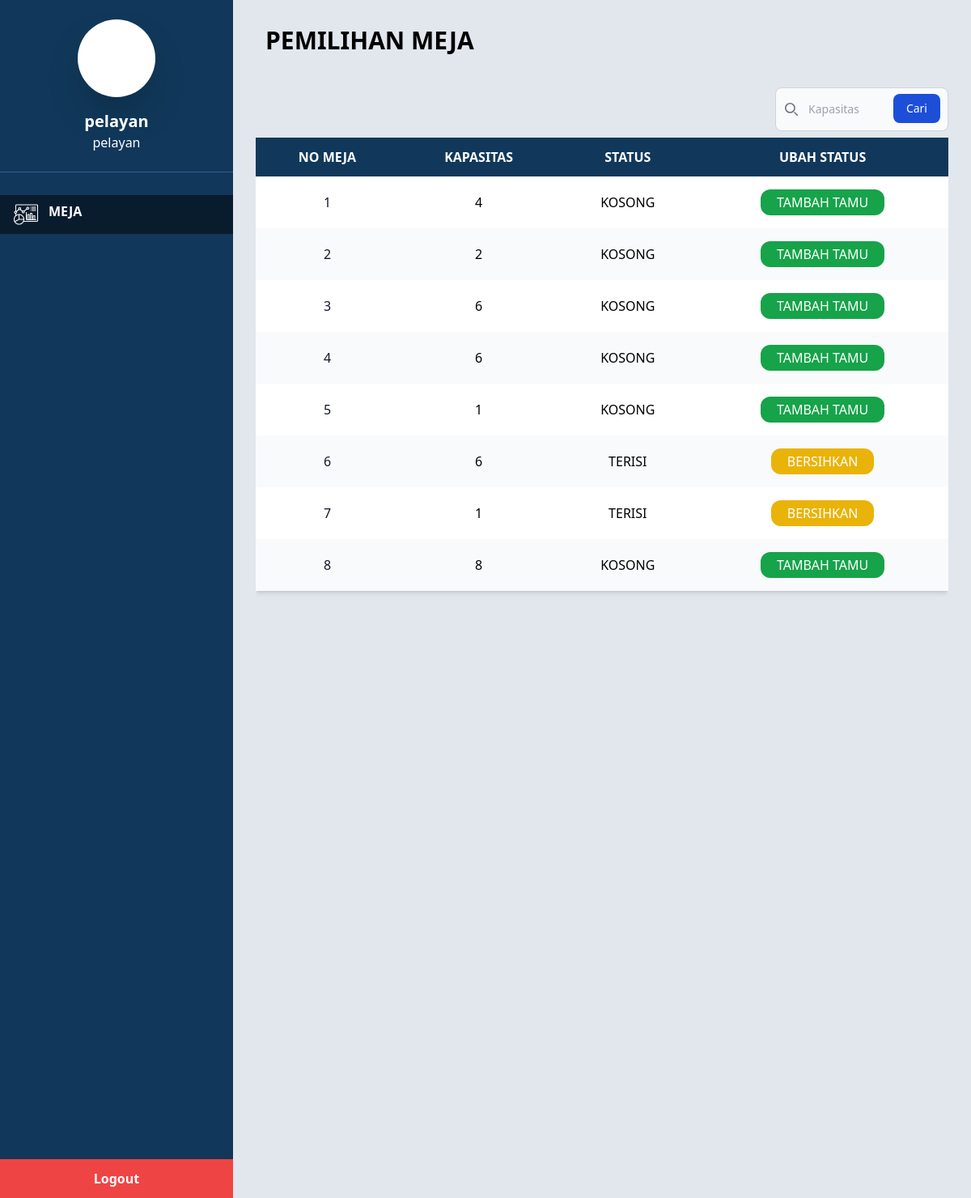
/public/pages/pelayan/meja.php (signed in), run on the app's committed database.
### tables this page shows
CREATE TABLE `karyawan` (
  `id_karyawan` int(11) NOT NULL,
  `nama` varchar(100) DEFAULT NULL,
  `kontak` varchar(15) DEFAULT NULL,
  `jabatan` enum('pelayan','koki','kasir','manager') DEFAULT NULL,
  `password_karyawan` varchar(255) DEFAULT NULL,
  `alamat` varchar(255) DEFAULT NULL
);

CREATE TABLE `meja` (
  `id_meja` int(11) NOT NULL,
  `nomor_meja` int(11) DEFAULT NULL,
  `kapasitas` int(11) DEFAULT NULL,
  `status_meja` enum('Sedia','Ditempati') DEFAULT NULL
);

### public/pages/pelayan/meja.php (the view, shortened to what this page needs)
<?php
include "../koneksi.php";
$id_karyawan = $_SESSION['id_karyawan'];
$query = "SELECT nama, jabatan FROM karyawan WHERE id_karyawan = ?";
$stmt = $conn->prepare($query);
$stmt->bind_param("i", $id_karyawan);
$stmt->execute();
$result = $stmt->get_result();
if ($result->num_rows > 0) {
  $pegawai = $result->fetch_assoc();
  if (isset($pegawai['nama']) && isset($pegawai['jabatan'])) {
    $nama = $pegawai['nama'];
    $jabatan = $pegawai['jabatan'];
  } else {
    die('Data pegawai tidak lengkap.');
  }
} else {
  die('Data pegawai tidak ditemukan.');
}
$kapasitasCari = '';
if ($kapasitasCari !== '') {
  $query = "SELECT nomor_meja, kapasitas, status_meja FROM meja WHERE kapasitas LIKE ?";
  $param = "%$kapasitasCari%";
  $stmt = $conn->prepare($query);
  $stmt->bind_param("s", $param);
} else {
  $query = "SELECT nomor_meja, kapasitas, status_meja FROM meja";
  $stmt = $conn->prepare($query);
}
$stmt->execute();
$result = $stmt->get_result();
$mejaData = [];
while ($row = $result->fetch_assoc()) {
  $mejaData[] = $row;
}
?>
<!DOCTYPE html>
<html lang="en">
<head>
  <link href="./../../css/output.css" rel="stylesheet">
</head>
<body class="bg-gray-100 font-sans antialiased">
  <div class="flex">
    <div class="w-72 bg-[#11385a] text-white flex flex-col h-screen">
      <div class="flex items-center justify-center p-6 border-b border-[#355e91]">
        <div class="text-center">
          <div class="w-24 h-24 bg-white rounded-full mx-auto shadow-2xl"></div>
          <h2 class="mt-4 text-xl font-semibold"><?php echo htmlspecialchars($nama); ?></h2>
          <p><?php echo htmlspecialchars($jabatan); ?></p>
        </div>
      </div>
      <nav class="flex flex-col mt-6 ">
        <a href="./meja.php" class="px-4 py-2 my-1 flex flex-row font-semibold bg-[#091c2d]">
          <img src="./../../image/dashboard.png" class="w-8 mr-3" alt="">
          <div class="">MEJA</div>
        </a>
      </nav>
      <div class="flex flex-col mt-auto text-center">
        <button id="logoutButton" class="p-3 font-bold bg-red-500 text-white hover:bg-red-600">Logout</button>
      </div>
    </div>
    <div class="flex-1 overflow-hidden h-screen bg-[#e2e6ed] overflow-y-auto">
      <div class="w-full text-3xl my-8 font-semibold mx-10">
        PEMILIHAN MEJA
      </div>
      <div class="grid grid-cols-4 mt-10 mx-7">
        <div></div>
        <div></div>
        <div>
          <div>
            <form method="POST" class="flex justify-end px-">
              <div class="relative">
                <div class="absolute inset-y-0 start-0 flex items-center ps-3 pointer-events-none">
                </div>
                <input type="number" name="kapasitas" id="default-search" class="block w-full p-4 ps-10 text-sm text-gray-900 border border-gray-300 rounded-lg bg-gray-50" placeholder="Kapasitas" value="<?php echo htmlspecialchars($kapasitasCari); ?>" />
                <button type="submit" class="text-white absolute end-2.5 bottom-2.5 bg-blue-700 hover:bg-blue-800 focus:ring-4 focus:outline-none focus:ring-blue-300 font-medium rounded-lg text-sm px-4 py-2 dark:bg-blue-600 dark:hover:bg-blue-700 dark:focus:ring-blue-800">Cari</button>
              </div>
            </form>
          </div>
        </div>
      </div>
      <div class="mt-2 mx-7 h-screen overflow-y-scroll">
        <div class="relative shadow-md">
          <table class="w-full">
            <thead class="uppercase bg-[#11385a] text-white">
              <tr>
                <th scope="col" class="px-6 py-3">No Meja</th>
                <th scope="col" class="px-6 py-3">Kapasitas</th>
                <th scope="col" class="px-6 py-3">Status</th>
                <th scope="col" class="px-6 py-3">Ubah Status</th>
              </tr>
            </thead>
            <tbody>
              <?php foreach ($mejaData as $meja): ?>
              <tr class="odd:bg-white even:bg-gray-50 text-center">
                <th scope="row" class="px-6 py-4 font-medium text-gray-900 whitespace-nowrap"><?php echo htmlspecialchars($meja['nomor_meja']); ?></th>
                <td class="px-6 py-4"><?php echo htmlspecialchars($meja['kapasitas']); ?></td>
                <td class="px-6 py-4">
                  <?php echo $meja['status_meja'] == 'Sedia' ? 'KOSONG' : 'TERISI'; ?>
                </td>
                <td class="px-6 py-4">
                  <?php if ($meja['status_meja'] == 'Sedia'): ?>
                    <button type="button" class="bg-green-600 px-5 py-1 mx-1 rounded-xl font-medium text-white" onclick="confirmChange('tambah_tamu', '<?php echo htmlspecialchars($meja['nomor_meja']); ?>')">TAMBAH TAMU</button>
                  <?php else: ?>
                    <button type="button" class="bg-yellow-500 px-5 py-1 mx-1 rounded-xl font-medium text-white" onclick="confirmChange('bersihkan', '<?php echo htmlspecialchars($meja['nomor_meja']); ?>')">BERSIHKAN</button>
                  <?php endif; ?>
                </td>
              </tr>
              <?php endforeach; ?>
            </tbody>
          </table>
        </div>
      </div>
    </div>
  </div>
</body>
</html>

### data on the page
karyawan: nama "pelayan", jabatan "pelayan"
meja: nomor_meja "1", kapasitas "4", status_meja "KOSONG"
meja: nomor_meja "2", kapasitas "2", status_meja "KOSONG"
meja: nomor_meja "3", kapasitas "6", status_meja "KOSONG"
meja: nomor_meja "4", kapasitas "6", status_meja "KOSONG"
meja: nomor_meja "5", kapasitas "1", status_meja "KOSONG"
meja: nomor_meja "6", kapasitas "6", status_meja "TERISI"
meja: nomor_meja "7", kapasitas "1", status_meja "TERISI"
meja: nomor_meja "8", kapasitas "8", status_meja "KOSONG"
